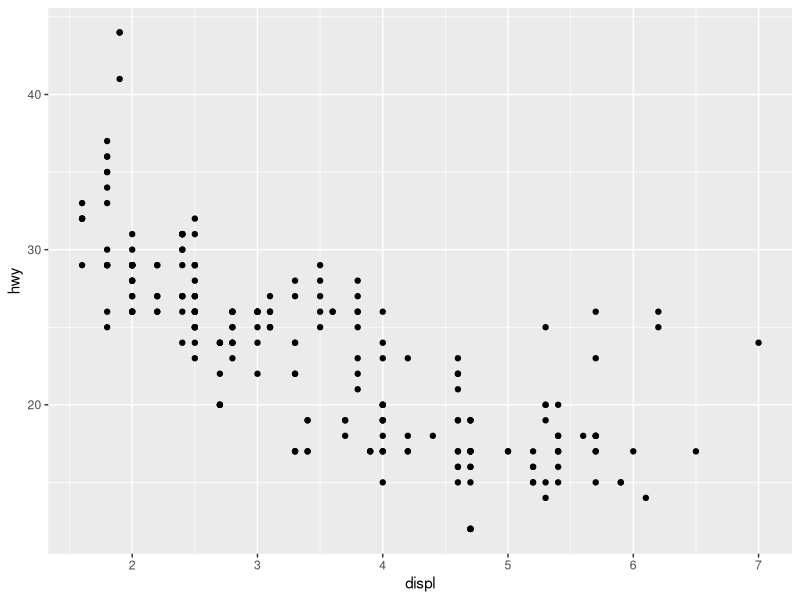
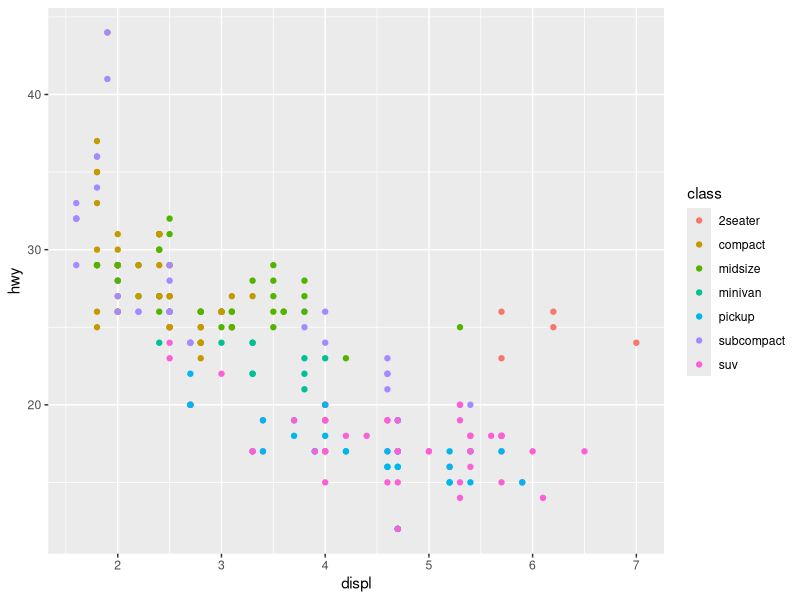
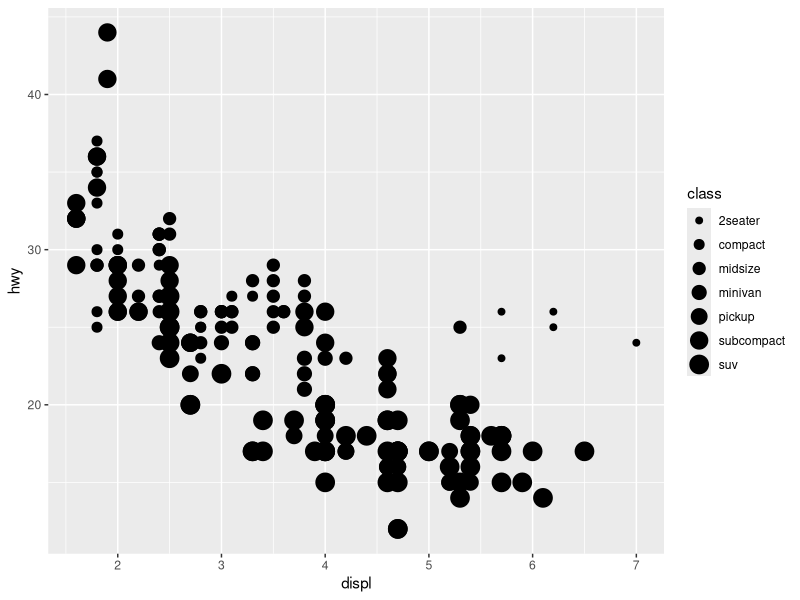
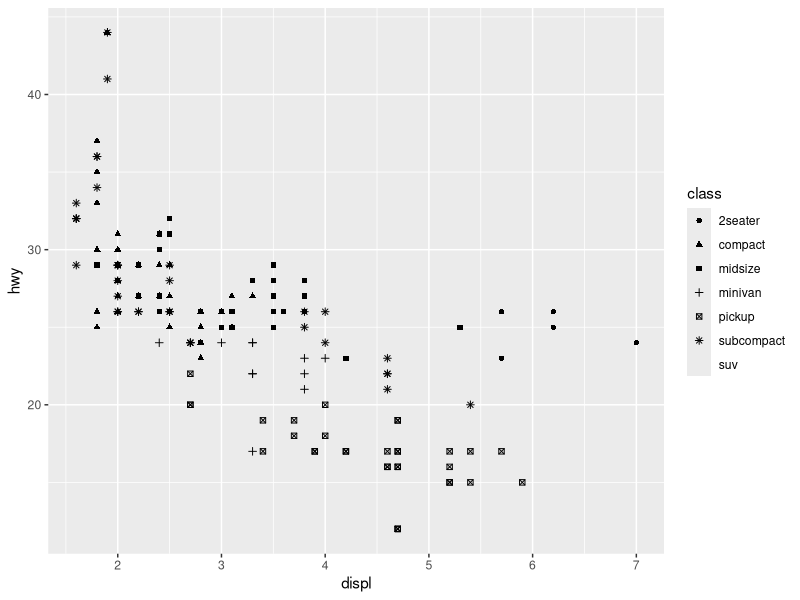
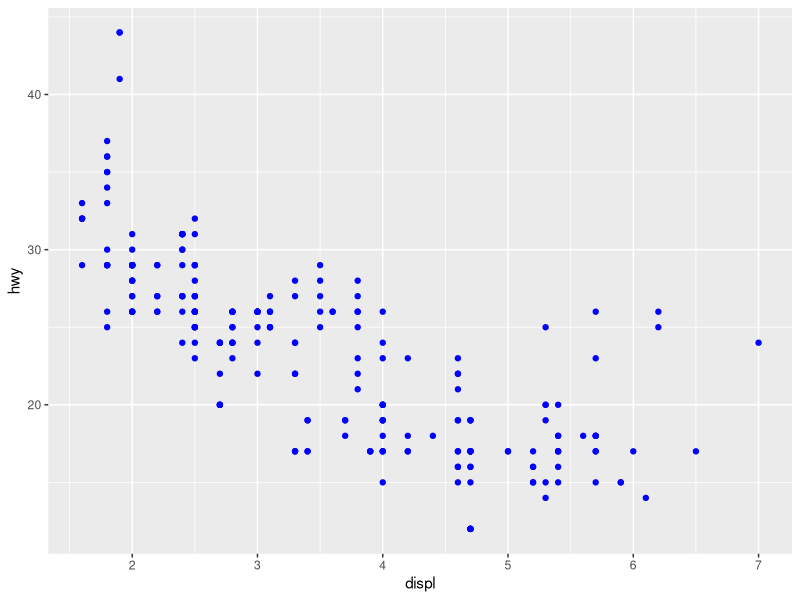
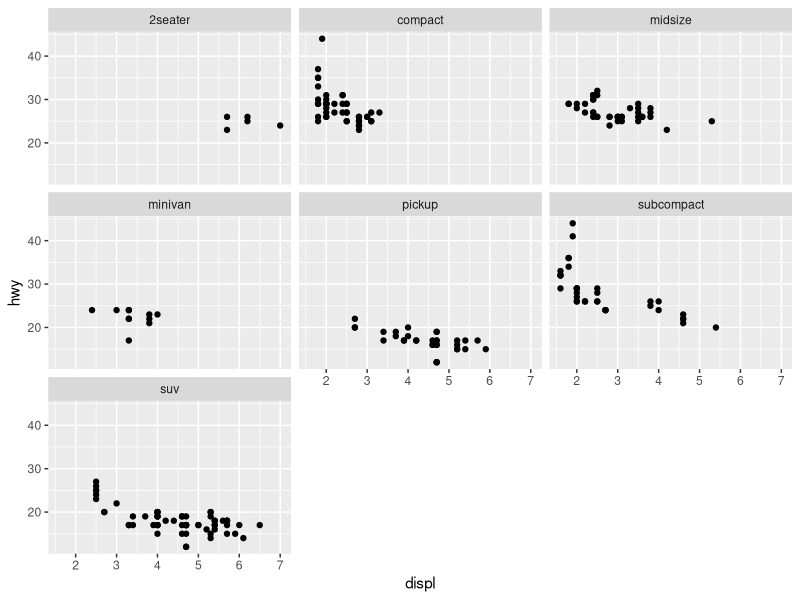
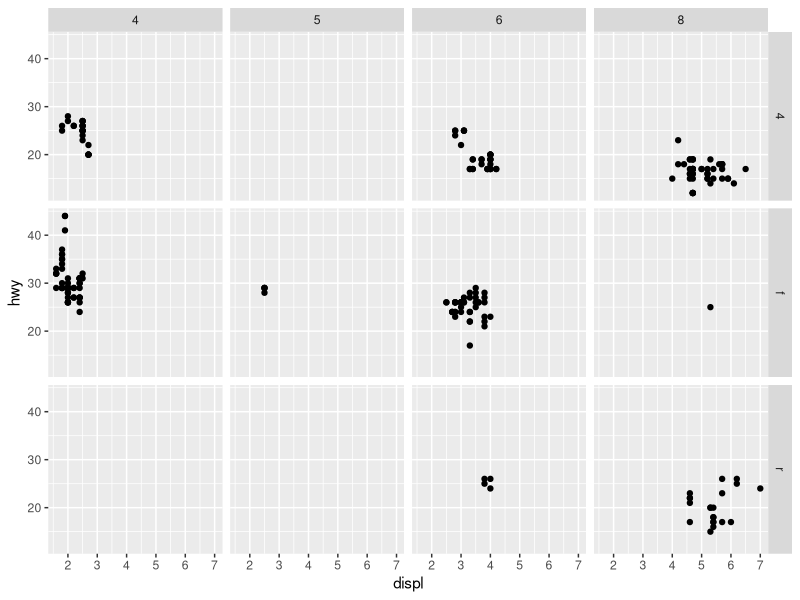
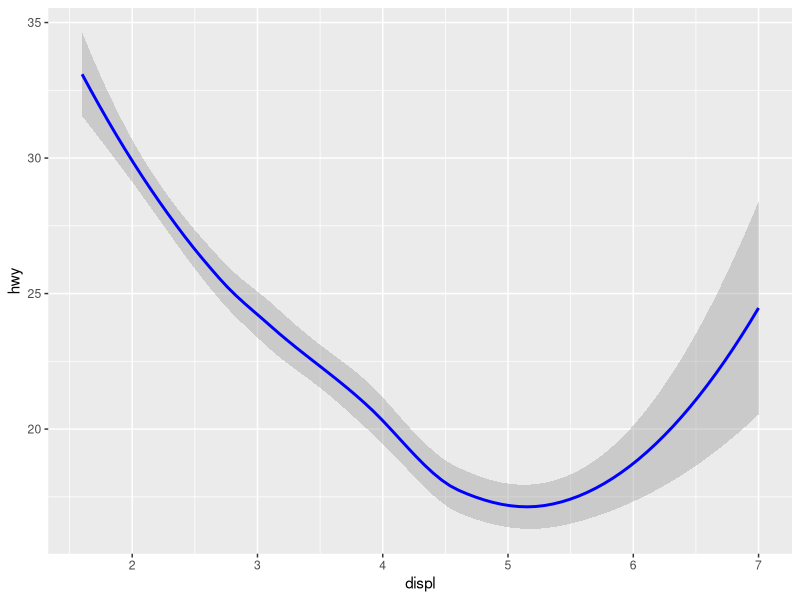

Write R code to recreate these figures, in order.
# R for data science Book Exercises

library(tidyverse)
  
# Let's use the mpg dataset for cars to plot some graphs 
ggplot(data = mpg)+geom_point(mapping = aes(x=displ, y =hwy))
# The mpg dataset
mpg
# Column names in the mpg dataset
names(mpg)
ggplot(data = mpg)+geom_point(mapping = aes(x=displ,y=hwy,colour=class))
# Ordered class variables such as size have meaning to their values
# Unordered class variables such as class have no meaning to their values
# Categorical Variables are similar to ordered class variables

# Aesthetics are size shape alpha colour etc.
ggplot(data=mpg)+geom_point(mapping=aes(x=displ,y=hwy,size=class))
ggplot(data=mpg)+geom_point(mapping=aes(x=displ,y=hwy,shape=class))
# Set the aesthetic properties manually like colour of the whole plot

ggplot(data=mpg)+geom_point(mapping=aes(x=displ,y=hwy),color="blue")
ggplot(data=mpg)+geom_point(mapping=aes(x=displ,y=hwy))+facet_wrap(~class)
ggplot(data=mpg)+geom_point(mapping=aes(x=displ,y=hwy))+facet_grid(drv~cyl)
# A geom is the geometrical object that a plot uses to represent data.
#People often describe plots by the type of geom that the plot uses.
#For example, bar charts use bar geoms, line charts use line geoms,
#boxplots use boxplot geoms, and so on.

ggplot(data=mpg)+geom_smooth(mapping=aes(x=displ,y=hwy),color="blue")
ggplot(data=mpg)+geom_smooth(mapping=aes(x=displ,y=hwy,linetype=drv),color="blue")
# Separates according to the drivetrain variable 
?mpg    
# Engine Displacement Highway Miles Per Gallon Drivetrain Number of cylinders
ggplot(data=mpg)+geom_smooth(mapping=aes(x=displ,y=hwy,group=drv),color="blue")  
ggplot(data=mpg)+geom_point(mapping=aes(x=displ,y=hwy))+geom_smooth(mapping=aes(x=displ,y=hwy))
ggplot(data=mpg,mapping=aes(x=displ,y=hwy))+geom_point(mapping=aes(color=class))+geom_smooth()
ggplot(data=mpg,mapping=aes(x=displ,y=hwy))+geom_point(mapping=aes(color=class))+geom_smooth(data=filter(mpg,class=="subcompact"))

